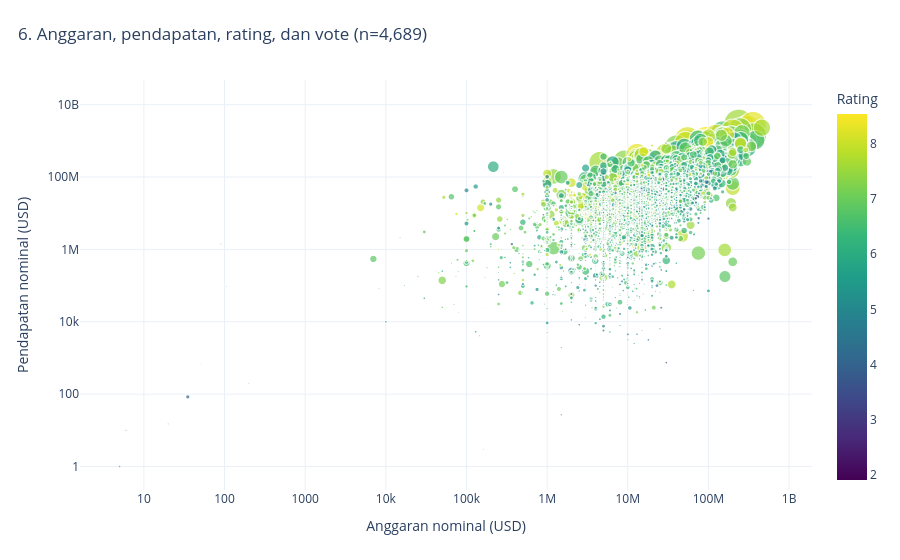

The code cell stored with this chart in its notebook:
### Markdown cell above
### Visualisasi 6: Korelasi multidimensi
Anggaran dan pendapatan berskala log; warna menunjukkan rating dan ukuran menunjukkan jumlah vote. Semua film dalam kohort finansial ditampilkan. Pendapatan adalah nilai nominal yang belum disesuaikan inflasi; rasio pendapatan/anggaran bukan laba karena biaya pemasaran, distribusi, dan pembagian pendapatan tidak tercakup.

### Code cell
fig6 = px.scatter(financial.to_dict(as_series=False), x='budget', y='revenue', color='vote_average', size='vote_count', size_max=32, hover_name='title', hover_data=['tahun','rasio_pendapatan_anggaran'], log_x=True, log_y=True, color_continuous_scale='Viridis', title=f'6. Anggaran, pendapatan, rating, dan vote (n={financial.height:,})', labels={'budget':'Anggaran nominal (USD)','revenue':'Pendapatan nominal (USD)','vote_average':'Rating','vote_count':'Jumlah vote'})
save_show(fig6, '06_finansial_multidimensi')
assert len(figures) == 6

### Figure 1 — Plotly figure (JSON) as saved in the notebook; plotly's stock layout.template omitted (floating-point values rounded to 4 significant figures; data arrays with more than 128 entries replaced by an {"elided": "..."} marker saying what was removed)
{"data": [{"customdata": {"elided": "4689x2 float values"}, "hovertemplate": "<b>%{hovertext}</b><br><br>Anggaran nominal (USD)=%{x}<br>Pendapatan nominal (USD)=%{y}<br>Jumlah vote=%{marker.size}<br>tahun=%{customdata[0]}<br>rasio_pendapatan_anggaran=%{customdata[1]}<br>Rating=%{marker.color}<extra></extra>", "hovertext": {"elided": "4689 str values"}, "legendgroup": "", "marker": {"color": {"elided": "4689 float values"}, "coloraxis": "coloraxis", "size": {"elided": "4689 int values"}, "sizemode": "area", "sizeref": 33.69, "symbol": "circle"}, "mode": "markers", "name": "", "showlegend": false, "type": "scattergl", "x": {"elided": "4689 int values"}, "xaxis": "x", "y": {"elided": "4689 int values"}, "yaxis": "y"}], "layout": {"coloraxis": {"colorbar": {"title": {"text": "Rating"}}, "colorscale": [[0.0, "#440154"], [0.1111, "#482878"], [0.2222, "#3e4989"], [0.3333, "#31688e"], [0.4444, "#26828e"], [0.5556, "#1f9e89"], [0.6667, "#35b779"], [0.7778, "#6ece58"], [0.8889, "#b5de2b"], [1.0, "#fde725"]]}, "legend": {"itemsizing": "constant", "tracegroupgap": 0}, "margin": {"b": 70, "t": 80}, "title": {"text": "6. Anggaran, pendapatan, rating, dan vote (n=4,689)", "x": 0.02}, "xaxis": {"anchor": "y", "domain": [0.0, 1.0], "title": {"text": "Anggaran nominal (USD)"}, "type": "log"}, "yaxis": {"anchor": "x", "domain": [0.0, 1.0], "title": {"text": "Pendapatan nominal (USD)"}, "type": "log"}}}
